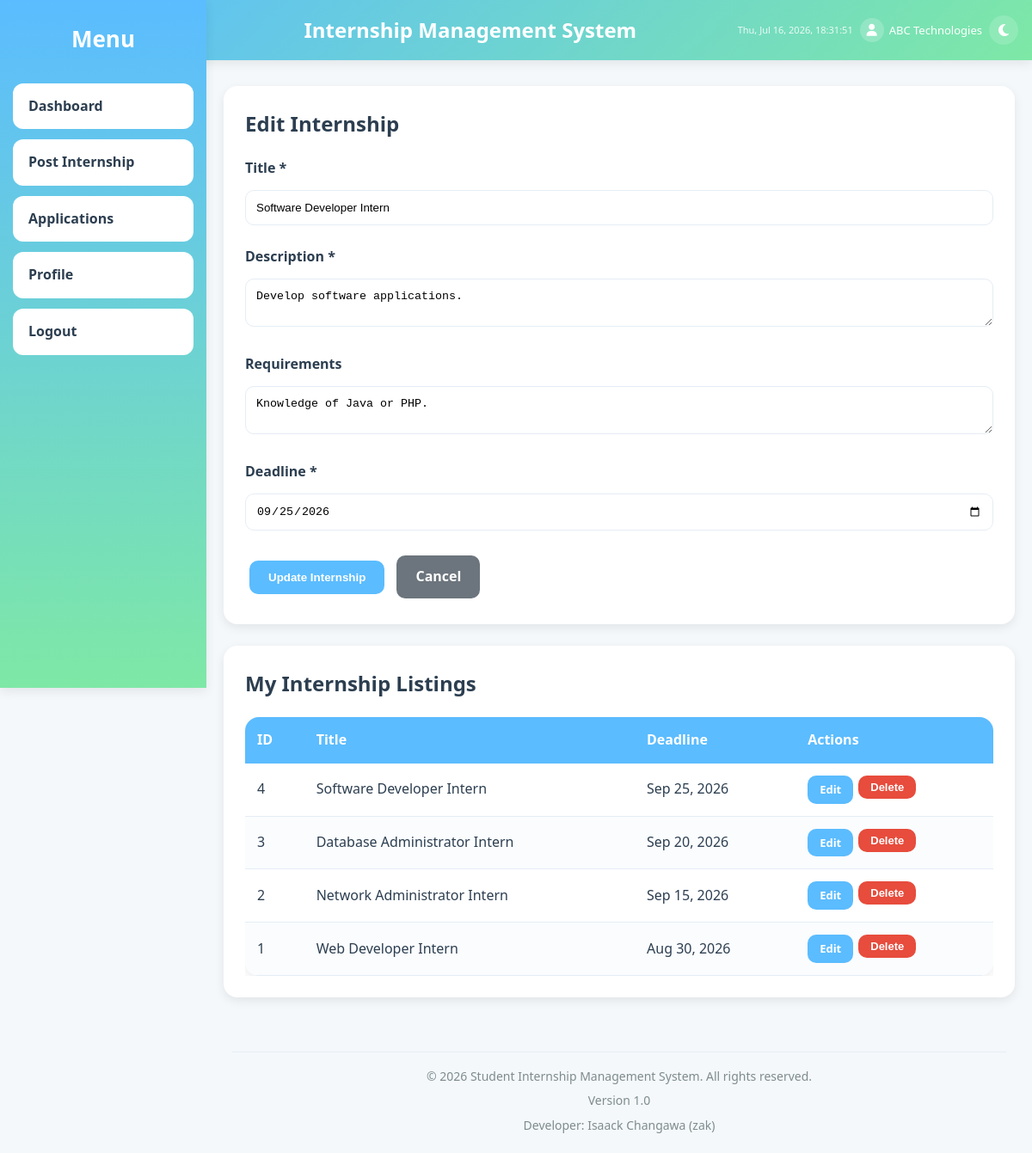
The app's page /frontend/company/internships.php?edit=4 (signed in) with its own data.
### tables this page shows
CREATE TABLE `internships` (
  `internship_id` int(11) NOT NULL,
  `company_id` int(11) DEFAULT NULL,
  `title` varchar(150) DEFAULT NULL,
  `description` text DEFAULT NULL,
  `requirements` text DEFAULT NULL,
  `deadline` date DEFAULT NULL
);

### backend/config/database.php (called while the page is built, shortened)
<?php
class Database
{
    private $host;
    private $dbname;
    private $username;
    private $password;
    public function __construct()
    {
        $this->host = getenv('DB_HOST') ?: 'localhost';
        $this->dbname = getenv('DB_NAME') ?: 'internship_db';
        $this->username = getenv('DB_USERNAME') ?: 'root';
        $this->password = getenv('DB_PASSWORD') ?: '';
    }
    private function loadEnv()
    {
        $envFile = __DIR__ . '/../../.env';
        if (!file_exists($envFile)) return;
    }
    public function connect()
    {
        try {
            $this->conn = new PDO(
                "mysql:host={$this->host};dbname={$this->dbname}",
                $this->username,
                $this->password
            );
            $this->conn->setAttribute(
                PDO::ATTR_ERRMODE,
                PDO::ERRMODE_EXCEPTION
            );
            return $this->conn;
        } catch(PDOException $e) {
            die("Connection Failed: " . $e->getMessage());
        }
    }
}

### backend/classes/Internship.php (called while the page is built, shortened)
<?php
require_once __DIR__ . "/../config/database.php";
class Internship
{
    private $conn;
    private $table = "internships";
    public function __construct()
    {
        $database = new Database();
        $this->conn = $database->connect();
    }
    public function getInternship($id)
    {
        $sql = "SELECT * FROM {$this->table}
                WHERE internship_id = ?";
        $stmt = $this->conn->prepare($sql);
        $stmt->execute([$id]);
        return $stmt->fetch(PDO::FETCH_ASSOC);
    }
}

### frontend/company/internships.php (the view, shortened to what this page needs)
<?php
require_once "../../backend/config/database.php";
require_once "../../backend/classes/Internship.php";
$company_user_id = $_SESSION['user_id'];
$db = (new Database())->connect();
$companyObj = new Company();
$internshipObj = new Internship();
$company = $companyObj->getCompanyByUserId($company_user_id);
$company_id = $company['company_id'] ?? null;
$editInternship = null;
if (isset($_GET['edit'])) {
    $edit_id = filter_input(INPUT_GET, 'edit', FILTER_VALIDATE_INT);
    $editInternship = $internshipObj->getInternship($edit_id);
}
$stmt = $db->prepare("SELECT * FROM internships WHERE company_id = ? ORDER BY internship_id DESC");
$stmt->execute([$company_id]);
$internships = $stmt;
include "../layouts/header.php";
include "../layouts/sidebar.php";
?>
<div class="card">
    <h2><?php echo $editInternship ? 'Edit Internship' : 'Post New Internship'; ?></h2>
    <form method="POST">
        <div class="form-group">
            <label>Title *</label>
            <input type="text" name="title" value="<?php echo htmlspecialchars($editInternship['title'] ?? ''); ?>" required>
        </div>
        <div class="form-group">
            <label>Description *</label>
            <textarea name="description" required><?php echo htmlspecialchars($editInternship['description'] ?? ''); ?></textarea>
        </div>
        <div class="form-group">
            <label>Requirements</label>
            <textarea name="requirements"><?php echo htmlspecialchars($editInternship['requirements'] ?? ''); ?></textarea>
        </div>
        <div class="form-group">
            <label>Deadline *</label>
            <input type="date" name="deadline" value="<?php echo htmlspecialchars($editInternship['deadline'] ?? ''); ?>" required>
        </div>
        <div class="form-buttons">
            <button type="submit" name="save_internship" class="btn"><?php echo $editInternship ? 'Update Internship' : 'Post Internship'; ?></button>
            <?php if ($editInternship): ?>
                <a href="internships.php" class="btn btn-secondary">Cancel</a>
            <?php endif; ?>
        </div>
    </form>
</div>
<div class="card">
    <h2>My Internship Listings</h2>
    <div class="table-wrap">
    <table>
        <thead>
        <tr>
            <th>ID</th>
            <th>Title</th>
            <th>Deadline</th>
            <th>Actions</th>
        </tr>
        </thead>
        <tbody>
        <?php if ($internships->rowCount() > 0): ?>
            <?php while ($row = $internships->fetch(PDO::FETCH_ASSOC)): ?>
                <tr>
                    <td data-label="ID"><?= htmlspecialchars($row['internship_id']) ?></td>
                    <td data-label="Title"><?= htmlspecialchars($row['title']) ?></td>
                    <td data-label="Deadline"><?= htmlspecialchars(date("M j, Y", strtotime($row['deadline']))) ?></td>
                    <td data-label="Actions">
                        <div class="action-group">
                            <a href="internships.php?edit=<?php echo $row['internship_id']; ?>"
                               class="btn btn-sm">Edit</a>
                            <form method="POST" style="display:inline;" onsubmit="return confirm('Delete this internship?');">
                                <button type="submit" name="delete" class="btn btn-danger btn-sm">Delete</button>
                            </form>
                        </div>
                    </td>
                </tr>
            <?php endwhile; ?>
        <?php else: ?>
            <tr>
                <td colspan="4" class="center">No internships posted yet.</td>
            </tr>
        <?php endif; ?>
        </tbody>
    </table>
    </div>
</div>
<?php include "../layouts/footer.php"; ?>

### frontend/assets/css/style.css (style rules this page uses)
:root { --primary: #5bbcff; --primary-light: #87d5ff; --secondary: #7ee8a6; --success: #27ae60; --warning: #f39c12; --danger: #e74c3c; --white: #ffffff; --bg: #f4f8fb; --text: #2c3e50; --text-light: #7f8c8d; --border: #e5edf5; --sidebar-width: 240px; --radius: 16px; --shadow: 0 4px 12px rgba(0, 0, 0, 0.08); --shadow-hover: 0 12px 30px rgba(0, 0, 0, 0.12); --transition: 0.3s ease; --topbar-gradient: linear-gradient(135deg, var(--primary), var(--secondary)); --sidebar-gradient: linear-gradient(180deg, var(--primary), var(--secondary)); }
* { margin: 0; padding: 0; box-sizing: border-box; }
html, body { height: 100%; overflow-x: hidden; -webkit-tap-highlight-color: transparent; }
body { font-family: "Segoe UI", sans-serif; background: var(--bg); color: var(--text); line-height: 1.6; }
.card { background: white; padding: 25px; margin-bottom: 25px; border-radius: var(--radius); box-shadow: var(--shadow); transition: var(--transition); max-width: 1200px; width: 100%; overflow-x: auto; }
.btn { display: inline-block; padding: 12px 22px; margin: 5px; border: none; border-radius: 10px; cursor: pointer; text-decoration: none; font-weight: 600; background: var(--primary); color: white; transition: var(--transition); }
input:not([type="checkbox"]):not([type="radio"]), select, textarea { width: 100%; padding: 12px; border: 1px solid var(--border); border-radius: 10px; margin: 8px 0 16px; }
table { width: 100%; border-collapse: collapse; background: white; border-radius: var(--radius); overflow: hidden; box-shadow: var(--shadow); table-layout: auto; }
table th { background: var(--primary); color: white; padding: 14px; text-align: left; }
table td { padding: 14px; border-bottom: 1px solid var(--border); overflow-wrap: break-word; }
.form-group { margin-bottom: 8px; }
.form-group label { display: block; font-weight: 600; margin-bottom: 4px; }
.btn-sm { padding: 6px 14px; font-size: 13px; display: inline-flex; align-items: center; gap: 4px; margin: 0; }
.btn-danger { background: var(--danger); }
.btn-secondary { background: #6c757d; }
.action-group { display: flex; gap: 6px; flex-wrap: wrap; }
.card h2 { margin-bottom: 20px; }
table th, table td { word-break: normal; }
table tbody tr:nth-child(even) { background: #fafcfe; }
.table-wrap { width: 100%; overflow-x: auto; }

### records on screen
internships: title "Software Developer Intern", description "Develop software applications.", requirements "Knowledge of Java or PHP.", deadline "09/25/2026", internship_id "4", deadline "Sep 25, 2026"
internships: internship_id "3", title "Database Administrator Intern", deadline "Sep 20, 2026"
internships: internship_id "2", title "Network Administrator Intern", deadline "Sep 15, 2026"
internships: internship_id "1", title "Web Developer Intern", deadline "Aug 30, 2026"

### other values on screen
$loggedInName "ABC Technologies"
